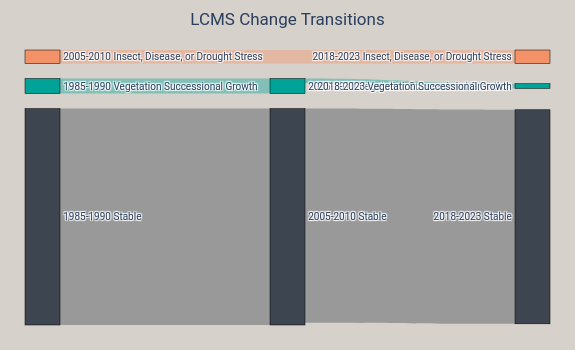

Here is the notebook cell this chart was saved with:
### Markdown cell above
### Inline chartingLib equivalent

* Set `sankey=True` and provide `transition_periods` as a list of `[start_year, end_year]` pairs
* `min_percentage` filters out small flows for readability

### Code cell
# Inline: Sankey diagram of LCMS Change transitions
sankey_df, sankey_fig, matrix_df = cl.summarize_and_chart(
    lcms.select(['Change']),
    study_area,
    sankey=True,
    transition_periods=[[1985, 1990], [2005, 2010], [2018, 2023]],
    title='LCMS Change Transitions',
    min_percentage=0.5,
)
sankey_fig.show()
print('Source-Target-Value table:')
display(sankey_df)
print('Transition matrix:')
display(matrix_df)

### Figure 1 — Plotly figure (JSON) as saved in the notebook; plotly's stock layout.template omitted (floating-point values rounded to 4 significant figures)
{"data": [{"link": {"color": ["rgba(0,163,152,0.4)", "rgba(61,69,81,0.4)", "rgba(243,146,104,0.4)", "rgba(0,163,152,0.4)", "rgba(61,69,81,0.4)"], "source": [13, 14, 27, 29, 30], "target": [29, 30, 43, 45, 46], "value": [6.48, 93.11, 5.82, 2.02, 92.1]}, "node": {"color": ["#ff09f3", "#541aff", "#e4f5fd", "#cc982e", "#0adaff", "#a10018", "#d54309", "#fafa4b", "#afde1c", "#ffc80d", "#a64c28", "#f39268", "#c291d5", "#00a398", "#3d4551", "#1b1716", "#ff09f3", "#541aff", "#e4f5fd", "#cc982e", "#0adaff", "#a10018", "#d54309", "#fafa4b", "#afde1c", "#ffc80d", "#a64c28", "#f39268", "#c291d5", "#00a398", "#3d4551", "#1b1716", "#ff09f3", "#541aff", "#e4f5fd", "#cc982e", "#0adaff", "#a10018", "#d54309", "#fafa4b", "#afde1c", "#ffc80d", "#a64c28", "#f39268", "#c291d5", "#00a398", "#3d4551", "#1b1716"], "label": ["1985-1990 Wind", "1985-1990 Hurricane", "1985-1990 Snow or Ice Transition", "1985-1990 Desiccation", "1985-1990 Inundation", "1985-1990 Prescribed Fire", "1985-1990 Wildfire", "1985-1990 Mechanical Land Transformation", "1985-1990 Tree Removal", "1985-1990 Defoliation", "1985-1990 Southern Pine Beetle", "1985-1990 Insect, Disease, or Drought Stress", "1985-1990 Other Loss", "1985-1990 Vegetation Successional Growth", "1985-1990 Stable", "1985-1990 Non-Processing Area Mask", "2005-2010 Wind", "2005-2010 Hurricane", "2005-2010 Snow or Ice Transition", "2005-2010 Desiccation", "2005-2010 Inundation", "2005-2010 Prescribed Fire", "2005-2010 Wildfire", "2005-2010 Mechanical Land Transformation", "2005-2010 Tree Removal", "2005-2010 Defoliation", "2005-2010 Southern Pine Beetle", "2005-2010 Insect, Disease, or Drought Stress", "2005-2010 Other Loss", "2005-2010 Vegetation Successional Growth", "2005-2010 Stable", "2005-2010 Non-Processing Area Mask", "2018-2023 Wind", "2018-2023 Hurricane", "2018-2023 Snow or Ice Transition", "2018-2023 Desiccation", "2018-2023 Inundation", "2018-2023 Prescribed Fire", "2018-2023 Wildfire", "2018-2023 Mechanical Land Transformation", "2018-2023 Tree Removal", "2018-2023 Defoliation", "2018-2023 Southern Pine Beetle", "2018-2023 Insect, Disease, or Drought Stress", "2018-2023 Other Loss", "2018-2023 Vegetation Successional Growth", "2018-2023 Stable", "2018-2023 Non-Processing Area Mask"], "line": {"color": "black", "width": 0.5}, "pad": 15, "thickness": 35}, "orientation": "h", "textfont": {"size": 10}, "type": "sankey"}], "layout": {"font": {"family": "Roboto", "size": 12}, "height": 350, "margin": {"b": 25, "l": 25, "pad": 0, "r": 25, "t": 50}, "paper_bgcolor": "#d6d1ca", "plot_bgcolor": "#d6d1ca", "title": {"text": "LCMS Change Transitions", "x": 0.5, "xanchor": "center"}, "width": 575}}
